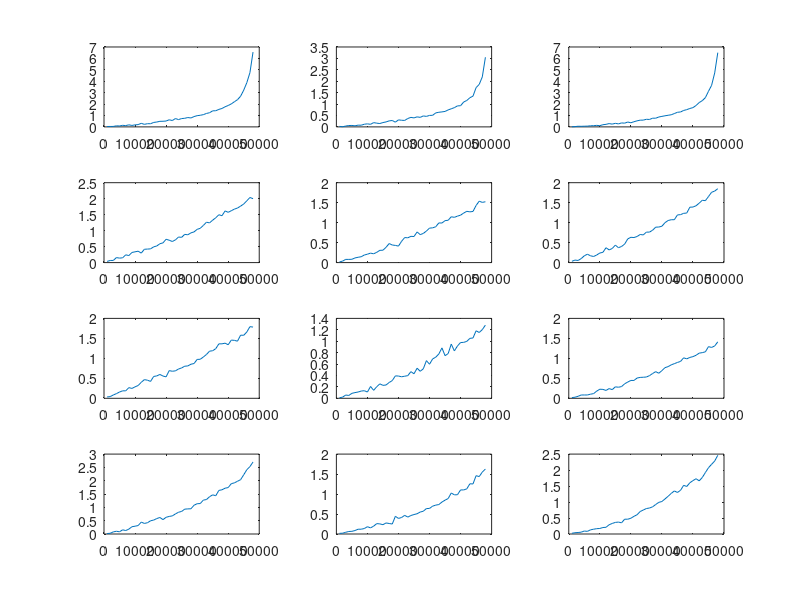

Source code (MATLAB):
data = [0.033,0.037,0.04,0.093,0.08,0.137,0.113,0.18,0.127,0.177,0.2,0.313,0.223,0.28,0.277,0.39,0.427,0.487,0.493,0.513,0.623,0.557,0.73,0.64,0.73,0.753,0.82,0.78,0.903,0.983,1.017,1.073,1.177,1.24,1.407,1.413,1.533,1.613,1.763,1.873,2.013,2.203,2.383,2.687,3.217,3.873,4.75,6.553,
0.023,0.007,0.037,0.06,0.063,0.047,0.077,0.073,0.117,0.133,0.113,0.187,0.163,0.147,0.19,0.217,0.263,0.28,0.207,0.307,0.29,0.283,0.367,0.417,0.393,0.44,0.417,0.48,0.46,0.503,0.507,0.613,0.64,0.657,0.677,0.743,0.793,0.843,0.92,0.927,1.09,1.157,1.277,1.347,1.72,1.86,2.19,3.05,
0.01,0.023,0.057,0.05,0.06,0.067,0.097,0.107,0.133,0.107,0.19,0.223,0.29,0.243,0.313,0.263,0.347,0.327,0.427,0.36,0.453,0.53,0.59,0.593,0.667,0.65,0.763,0.76,0.867,0.92,0.973,1.017,1.063,1.167,1.28,1.307,1.44,1.51,1.613,1.687,1.873,2.13,2.297,2.56,3.117,3.637,4.727,6.503,
0.037,0.067,0.067,0.157,0.14,0.15,0.243,0.22,0.317,0.337,0.357,0.297,0.417,0.423,0.43,0.493,0.52,0.59,0.617,0.73,0.7,0.66,0.71,0.8,0.79,0.883,0.87,0.93,0.96,1.04,1.073,1.163,1.263,1.243,1.327,1.403,1.497,1.467,1.617,1.573,1.623,1.673,1.707,1.767,1.833,1.933,2.037,2,
0.017,0.037,0.08,0.08,0.083,0.117,0.133,0.147,0.19,0.21,0.237,0.22,0.257,0.307,0.31,0.383,0.477,0.44,0.43,0.413,0.533,0.627,0.62,0.657,0.653,0.767,0.7,0.73,0.79,0.863,0.87,0.897,0.993,0.99,1.05,1.06,1.147,1.133,1.163,1.187,1.24,1.283,1.27,1.28,1.43,1.537,1.507,1.523,
0.033,0.063,0.053,0.1,0.17,0.21,0.17,0.153,0.19,0.24,0.257,0.373,0.317,0.353,0.437,0.373,0.403,0.463,0.593,0.633,0.627,0.653,0.703,0.693,0.763,0.763,0.81,0.887,0.89,0.91,1,1.053,1.073,1.073,1.193,1.2,1.233,1.24,1.387,1.39,1.423,1.487,1.56,1.55,1.653,1.76,1.79,1.85,
0.033,0.043,0.083,0.117,0.157,0.187,0.187,0.267,0.247,0.287,0.32,0.4,0.467,0.453,0.423,0.547,0.56,0.597,0.557,0.537,0.693,0.677,0.687,0.733,0.76,0.803,0.81,0.853,0.87,0.973,0.977,1.033,1.097,1.18,1.19,1.243,1.363,1.363,1.38,1.34,1.457,1.45,1.43,1.58,1.577,1.66,1.793,1.783,
0.01,0.02,0.057,0.05,0.087,0.1,0.11,0.127,0.133,0.11,0.207,0.14,0.203,0.253,0.227,0.233,0.277,0.31,0.393,0.39,0.377,0.387,0.397,0.467,0.43,0.527,0.473,0.517,0.66,0.597,0.69,0.72,0.777,0.883,0.747,0.783,0.95,0.83,0.917,0.977,0.98,0.997,1.05,1.057,1.183,1.153,1.203,1.283,
0.017,0.027,0.05,0.083,0.083,0.083,0.103,0.117,0.18,0.227,0.223,0.197,0.243,0.217,0.287,0.277,0.293,0.363,0.407,0.447,0.447,0.507,0.523,0.527,0.533,0.567,0.62,0.667,0.627,0.693,0.767,0.793,0.837,0.867,0.897,0.923,1.013,0.987,1.023,1.043,1.077,1.13,1.143,1.163,1.293,1.273,1.31,1.413,
0.017,0.027,0.08,0.103,0.083,0.157,0.13,0.183,0.273,0.293,0.317,0.447,0.397,0.423,0.497,0.523,0.58,0.62,0.54,0.627,0.66,0.68,0.753,0.817,0.847,0.933,0.943,0.947,1.08,1.137,1.143,1.273,1.293,1.4,1.47,1.437,1.637,1.66,1.72,1.743,1.89,1.92,1.98,2.04,2.223,2.413,2.53,2.703,
0.017,0.02,0.043,0.063,0.067,0.087,0.12,0.12,0.137,0.183,0.153,0.197,0.26,0.253,0.233,0.277,0.263,0.25,0.443,0.39,0.413,0.467,0.423,0.463,0.487,0.507,0.55,0.57,0.637,0.64,0.697,0.723,0.737,0.8,0.847,0.887,1.027,0.98,0.983,1.103,1.103,1.13,1.257,1.253,1.46,1.437,1.55,1.627,
0.023,0.04,0.047,0.057,0.093,0.083,0.13,0.15,0.167,0.173,0.203,0.21,0.29,0.33,0.363,0.373,0.35,0.463,0.463,0.493,0.553,0.603,0.703,0.75,0.797,0.813,0.85,0.923,0.99,1.017,1.097,1.18,1.27,1.347,1.3,1.367,1.523,1.487,1.603,1.67,1.73,1.663,1.767,1.923,2.073,2.18,2.283,2.463];

testNum = zeros(1,48);
for i = 1:48
    testNum(i) = i * 1000;
end

for i = 1:12
    subplot(4,3,i)
%     figure,
    plot(testNum, data(i,:));
end
